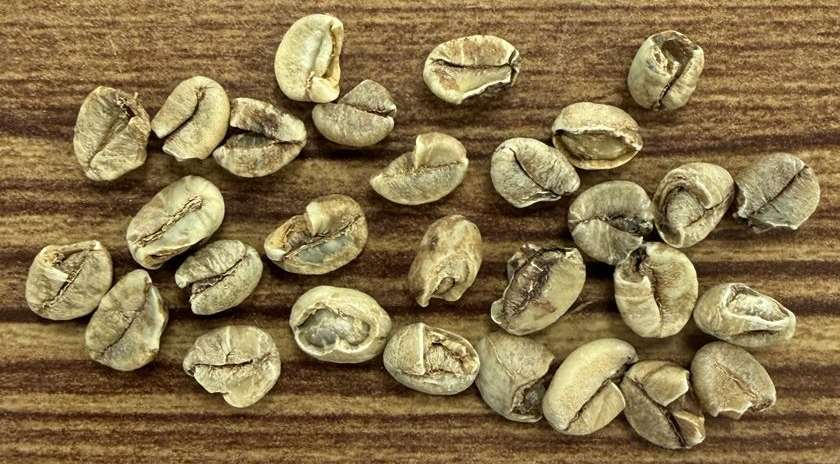
#> input picture Track2/data/_sample/Broken.jpg, 840 x 464 px
$ python -i roi.py   (imports and definitions only)
#> lines starting #> are read from the running program, lines starting #| are printed output that depends on the picture; after the words box and inside, x2 and y2 are one past the last pixel; in counts of white or black regions, pixels touching at a corner belong together
#> further down, picture is the input picture: shape (464, 840, 3); mean B, G, R 75.6, 115.2, 136.6
"""Adaptive ROI for gray paper with a vignette.

Beans are locally darker than a heavy blur of the L channel. A border colour
model fails here: the bottom of the page is darker than the centre, so the
border colour marks the bright paper as foreground. Components that touch the
frame are dropped. If nothing remains, the crop falls back to the centre.
"""

from __future__ import annotations

from dataclasses import dataclass

import cv2
import numpy as np


@dataclass(frozen=True)
class Roi:
    x0: int
    y0: int
    x1: int
    y1: int
    source: str

    @property
    def width(self) -> int:
        return self.x1 - self.x0

    @property
    def height(self) -> int:
        return self.y1 - self.y0


def estimate_roi(
    image: np.ndarray,
    *,
    dark_delta: float = 12.0,
    margin_frac: float = 0.15,
    fallback_frac: float = 0.7,
) -> Roi:
    """Return an inclusive-exclusive crop box in full-image pixels."""
#> called with dark_delta = 12, margin_frac = 0.15, fallback_frac = 0.7
    height, width = image.shape[:2]
#> height = 464; width = 840
    box = _paper_box(image, dark_delta)
    if box is None:
        return _center(width, height, fallback_frac)
    x0, y0, x1, y1 = box
    pad_x = (x1 - x0) * margin_frac
    pad_y = (y1 - y0) * margin_frac
    x0 = max(0, int(np.floor(x0 - pad_x)))
    y0 = max(0, int(np.floor(y0 - pad_y)))
    x1 = min(width, int(np.ceil(x1 + pad_x)))
    y1 = min(height, int(np.ceil(y1 + pad_y)))
    if x1 - x0 < 16 or y1 - y0 < 16:
        return _center(width, height, fallback_frac)
    return Roi(x0, y0, x1, y1, "paper")


def crop_image(image: np.ndarray, roi: Roi) -> np.ndarray:
    return image[roi.y0 : roi.y1, roi.x0 : roi.x1].copy()


def shift_polygon(polygon: np.ndarray, roi: Roi) -> np.ndarray | None:
    """Move a full-image polygon into the crop. Drop it when clipping leaves fewer than 3 points."""
    shifted = polygon.astype(np.float32).copy()
    shifted[:, 0] -= roi.x0
    shifted[:, 1] -= roi.y0
    inside = (
        (shifted[:, 0] >= -1)
        & (shifted[:, 1] >= -1)
        & (shifted[:, 0] <= roi.width)
        & (shifted[:, 1] <= roi.height)
    )
    if int(inside.sum()) < 3:
        return None
    shifted[:, 0] = np.clip(shifted[:, 0], 0, roi.width - 1)
    shifted[:, 1] = np.clip(shifted[:, 1], 0, roi.height - 1)
    unique = np.unique(np.round(shifted).astype(np.int32), axis=0)
    if unique.shape[0] < 3:
        return None
    return shifted


def _paper_box(image: np.ndarray, dark_delta: float) -> tuple[float, float, float, float] | None:
#> called with dark_delta = 12
    height, width = image.shape[:2]
#> height = 464; width = 840
    long_side = max(height, width)
#> long_side = 840
    scale = min(1.0, 1024.0 / float(long_side))
#> scale = 1
    work_w = max(1, int(round(width * scale)))
#> work_w = 840
    work_h = max(1, int(round(height * scale)))
#> work_h = 464
    small = image if scale == 1 else cv2.resize(image, (work_w, work_h), interpolation=cv2.INTER_AREA)
    lightness = cv2.cvtColor(small, cv2.COLOR_BGR2LAB)[:, :, 0].astype(np.float32)
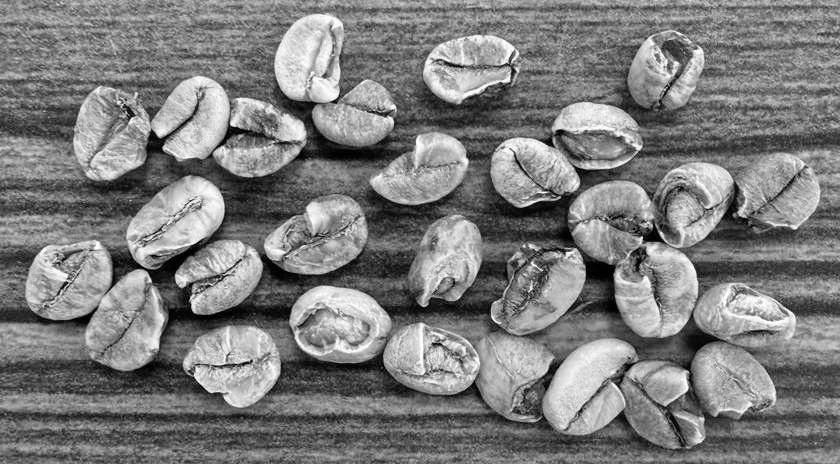
#> lightness: shape (464, 840) float32; min 0, max 254, mean 124.7
    sigma = max(3.0, 0.034 * max(work_w, work_h))
#> sigma = 28.56
    paper = cv2.GaussianBlur(lightness, (0, 0), sigma)
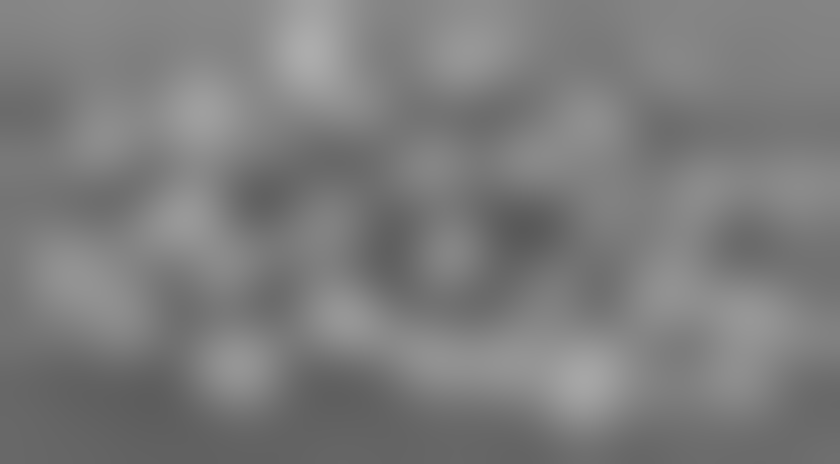
#> paper: shape (464, 840) float32; min 89.7, max 172.5, mean 124.7
    mask = ((paper - lightness) > dark_delta).astype(np.uint8)
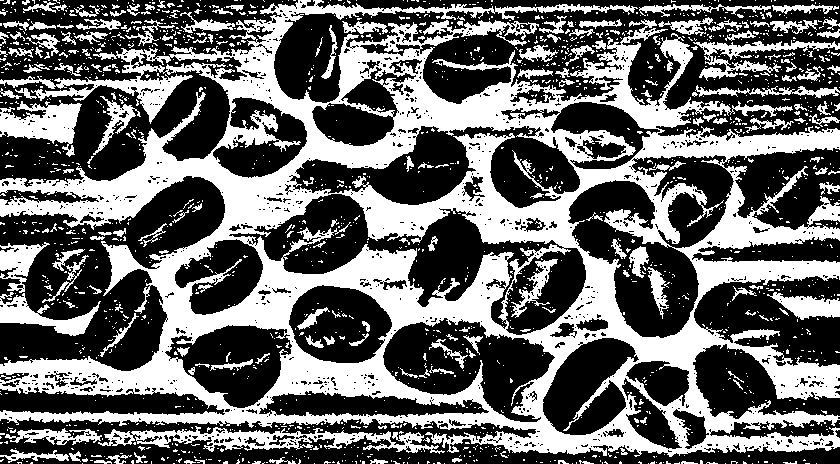
#> mask: shape (464, 840); values 0 (black) and 1 (white), 40.8% white; 1688 white regions (1492 under 20 px), largest, box (x1, y1, x2, y2) and area: (0, 0, 840, 457) 124604, (98, 426, 445, 454) 3511, (0, 100, 82, 157) 2371
    count, labels, stats, _ = cv2.connectedComponentsWithStats(mask, 8)
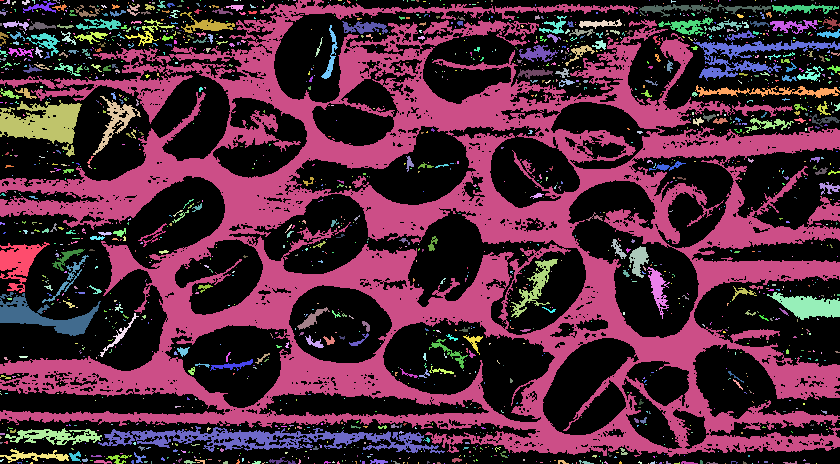
#> labels: shape (464, 840) int32; 1689 distinct labels, from 0 to 1688; one colour per label, 0 black
#> count = 1689; stats = 1689 rows, first 6: [0, 0, 840, 464, 230816], [0, 0, 4, 1, 4], [3, 0, 7, 4, 16], [12, 1, 4, 4, 10], [22, 0, 8, 5, 25], [32, 0, 3, 4, 6]
    band = max(2, int(round(0.015 * min(work_w, work_h))))
#> band = 7
    max_area = 0.15 * work_w * work_h
#> max_area = 58464
    keep = np.zeros(mask.shape, np.uint8)
    for index in range(1, count):
        x, y, box_w, box_h, area = (int(v) for v in stats[index])
        if area < 25 or area > max_area:
            continue
        if x <= band or y <= band or x + box_w >= work_w - band or y + box_h >= work_h - band:
            continue
        keep[labels == index] = 1
#> this loop made 1688 passes
#> (x, y, box_w, box_h, area) on passes 4, 7, 15: (22, 0, 8, 5, 25), (23, 1, 33, 12, 143), (157, 0, 9, 8, 33)
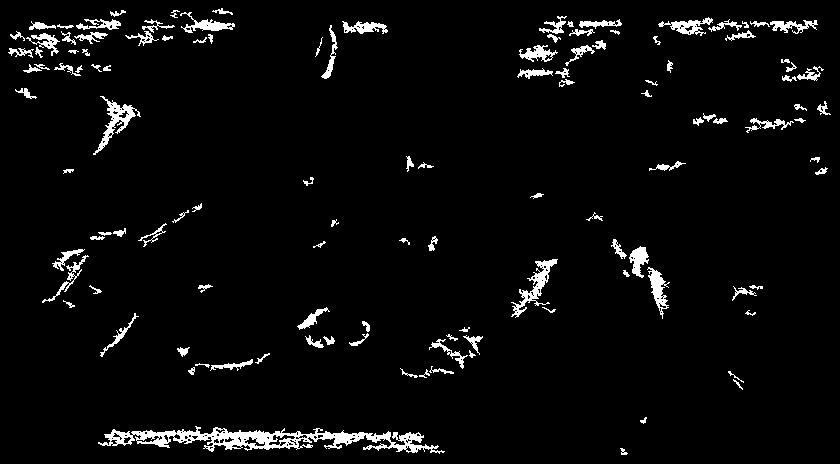
#> keep: shape (464, 840); values 0 (black) and 1 (white), 4% white; 121 white regions, largest, box (x1, y1, x2, y2) and area: (98, 426, 445, 454) 3511, (511, 259, 558, 318) 687, (93, 96, 141, 155) 661
    ys, xs = np.where(keep > 0)
#> ys = 15598 values from 8 to 454; xs = 15598 values, max 830 at index 6265, min 8 at index 4295, mean 374.8
    if xs.size < 50:
        return None
    x0, x1 = np.percentile(xs, [1, 99])
#> x0 = 24; x1 = 817
    y0, y1 = np.percentile(ys, [1, 99])
#> y0 = 16; y1 = 448
    return float(x0 / scale), float(y0 / scale), float(x1 / scale), float(y1 / scale)


def _center(width: int, height: int, frac: float) -> Roi:
    margin_x = int(round(width * (1.0 - frac) / 2))
    margin_y = int(round(height * (1.0 - frac) / 2))
    return Roi(margin_x, margin_y, width - margin_x, height - margin_y, "center")

>>> import cv2
>>> picture = cv2.imread('../../../../../data/_sample/Broken.jpg')
>>> result = estimate_roi(picture)
#> in estimate_roi, `box = _paper_box(image, dark_delta)`: box = (24, 16, 817, 448)
#> in estimate_roi, `x0, y0, x1, y1 = box`: x0 = 24; y0 = 16; x1 = 817; y1 = 448
#> in estimate_roi, `pad_x = (x1 - x0) * margin_frac`: pad_x = 118.9
#> in estimate_roi, `pad_y = (y1 - y0) * margin_frac`: pad_y = 64.8
#> in estimate_roi, `x0 = max(0, int(np.floor(x0 - pad_x)))`: x0 = 0
#> in estimate_roi, `x1 = min(width, int(np.ceil(x1 + pad_x)))`: x1 = 840
#> in estimate_roi, `y1 = min(height, int(np.ceil(y1 + pad_y)))`: y1 = 464

$ run again, on Track2/data/_sample/FullBlack.jpg
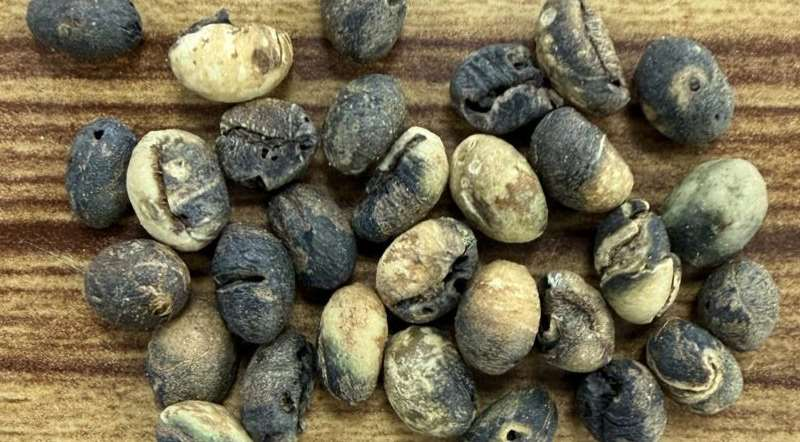
#> input picture Track2/data/_sample/FullBlack.jpg, 800 x 442 px
#> picture is the input picture: shape (442, 800, 3); mean B, G, R 83.7, 109.5, 118.2
#> mask: shape (442, 800); values 0 (black) and 1 (white), 40.3% white; 1464 white regions (1325 under 20 px), largest, box (x1, y1, x2, y2) and area: (0, 0, 800, 442) 120805, (696, 31, 800, 69) 1995, (153, 139, 196, 234) 1137
#> in _paper_box, `count, labels, stats, _ = cv2.connectedComponentsWithStats(mask, 8)`:
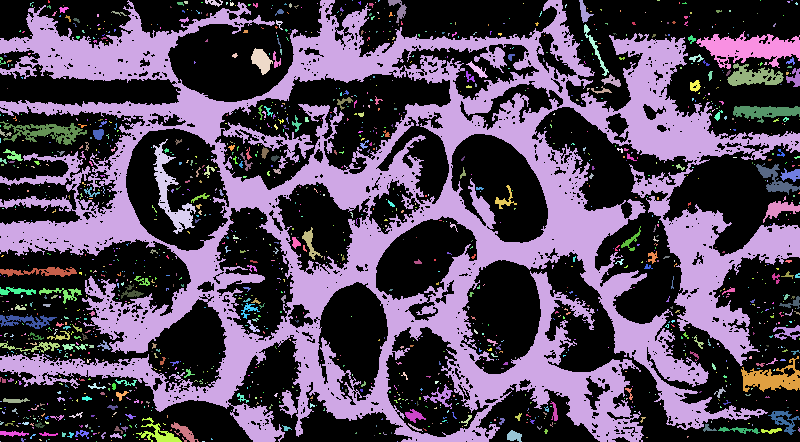
#> labels: shape (442, 800) int32; 1465 distinct labels, from 0 to 1464; one colour per label, 0 black
#> count = 1465; stats = 1465 rows, first 6: [0, 0, 800, 442, 211087], [48, 0, 2, 3, 5], [0, 0, 800, 442, 120805], [184, 1, 4, 3, 11], [205, 0, 18, 7, 63], [230, 0, 1, 1, 1]
#> the loop in _paper_box, `for index in range(1, count):` made 1464 passes
#> (x, y, box_w, box_h, area) on passes 2, 4, 9: (0, 0, 800, 442, 120805), (205, 0, 18, 7, 63), (388, 0, 19, 23, 166)
#> after the loop in _paper_box, `for index in range(1, count):`:
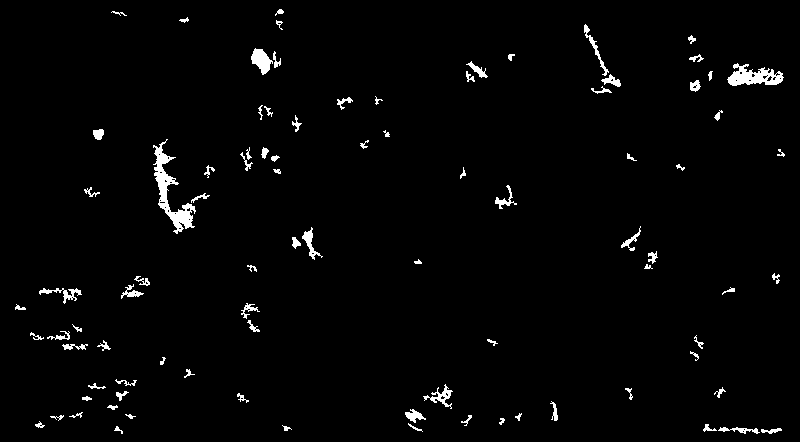
#> keep: shape (442, 800); values 0 (black) and 1 (white), 2% white; 89 white regions, largest, box (x1, y1, x2, y2) and area: (153, 139, 196, 234) 1137, (727, 63, 784, 86) 717, (251, 48, 273, 75) 335
#> ys = 7152 values from 9 to 433; xs = 7152 values, max 784 at index 2595, min 15 at index 5214, mean 376.3
#> in _paper_box, `x0, x1 = np.percentile(xs, [1, 99])`: x0 = 38; x1 = 778
#> in _paper_box, `y0, y1 = np.percentile(ys, [1, 99])`: y0 = 20; y1 = 430
#> box = (38, 20, 778, 430)
#> in estimate_roi, `x0, y0, x1, y1 = box`: x0 = 38; y0 = 20; x1 = 778; y1 = 430
#> pad_x = 111
#> pad_y = 61.5
#> in estimate_roi, `x0 = max(0, int(np.floor(x0 - pad_x)))`: x0 = 0
#> in estimate_roi, `x1 = min(width, int(np.ceil(x1 + pad_x)))`: x1 = 800
#> in estimate_roi, `y1 = min(height, int(np.ceil(y1 + pad_y)))`: y1 = 442

$ run again, on Track2/data/_sample/Hull.jpg
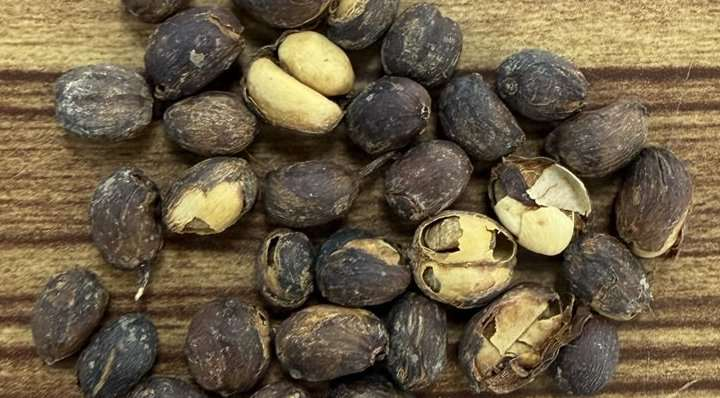
#> input picture Track2/data/_sample/Hull.jpg, 720 x 398 px
#> picture is the input picture: shape (398, 720, 3); mean B, G, R 70.1, 95, 109.5
#> mask: shape (398, 720); values 0 (black) and 1 (white), 37.4% white; 1860 white regions (1680 under 20 px), largest, box (x1, y1, x2, y2) and area: (0, 0, 720, 398) 81697, (578, 64, 720, 91) 2252, (119, 0, 195, 41) 1431
#> in _paper_box, `count, labels, stats, _ = cv2.connectedComponentsWithStats(mask, 8)`:
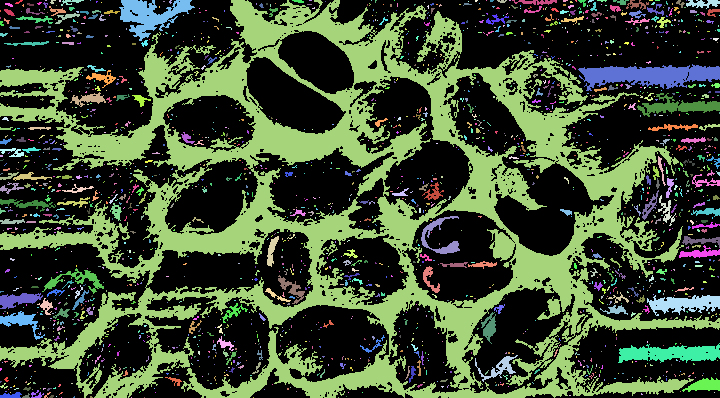
#> labels: shape (398, 720) int32; 1861 distinct labels, from 0 to 1860; one colour per label, 0 black
#> count = 1861; stats = 1861 rows, first 6: [0, 0, 720, 398, 179489], [15, 0, 8, 4, 14], [45, 0, 2, 1, 2], [50, 0, 6, 4, 14], [59, 0, 2, 2, 4], [61, 0, 23, 6, 59]
#> the loop in _paper_box, `for index in range(1, count):` made 1860 passes
#> (x, y, box_w, box_h, area) on passes 5, 8, 11: (61, 0, 23, 6, 59), (119, 0, 76, 41, 1431), (0, 0, 720, 398, 81697)
#> after the loop in _paper_box, `for index in range(1, count):`:
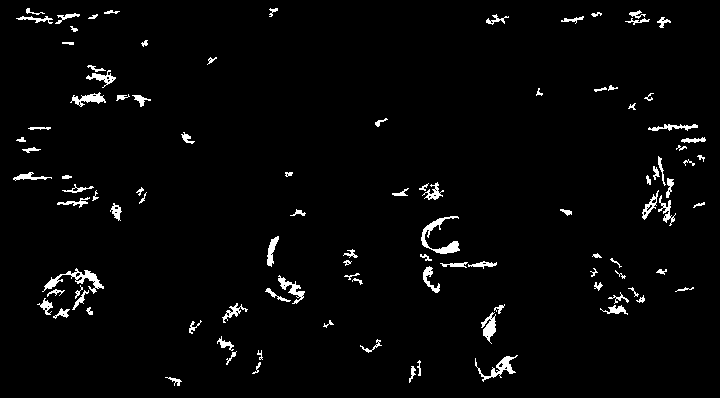
#> keep: shape (398, 720); values 0 (black) and 1 (white), 2.7% white; 101 white regions, largest, box (x1, y1, x2, y2) and area: (421, 216, 460, 254) 437, (42, 268, 104, 294) 426, (475, 355, 518, 382) 309
#> ys = 7612 values from 8 to 385; xs = 7612 values, max 705 at index 1923, min 13 at index 2401, mean 343.9
#> in _paper_box, `x0, x1 = np.percentile(xs, [1, 99])`: x0 = 22.11; x1 = 697
#> in _paper_box, `y0, y1 = np.percentile(ys, [1, 99])`: y0 = 12; y1 = 377
#> box = (22.11, 12, 697, 377)
#> in estimate_roi, `x0, y0, x1, y1 = box`: x0 = 22.11; y0 = 12; x1 = 697; y1 = 377
#> pad_x = 101.2
#> pad_y = 54.75
#> in estimate_roi, `x0 = max(0, int(np.floor(x0 - pad_x)))`: x0 = 0
#> in estimate_roi, `x1 = min(width, int(np.ceil(x1 + pad_x)))`: x1 = 720
#> in estimate_roi, `y1 = min(height, int(np.ceil(y1 + pad_y)))`: y1 = 398

$ run again, on Track2/data/_sample/Parchment.jpg
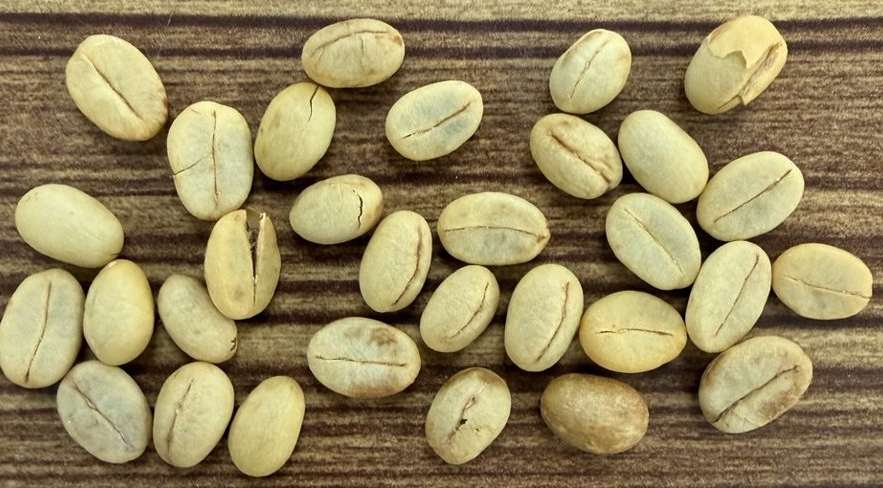
#> input picture Track2/data/_sample/Parchment.jpg, 883 x 488 px
#> picture is the input picture: shape (488, 883, 3); mean B, G, R 93.9, 134.5, 149.3
#> mask: shape (488, 883); values 0 (black) and 1 (white), 37.6% white; 833 white regions (731 under 20 px), largest, box (x1, y1, x2, y2) and area: (0, 11, 883, 488) 149999, (800, 358, 883, 400) 1937, (717, 444, 792, 467) 605
#> in _paper_box, `count, labels, stats, _ = cv2.connectedComponentsWithStats(mask, 8)`:
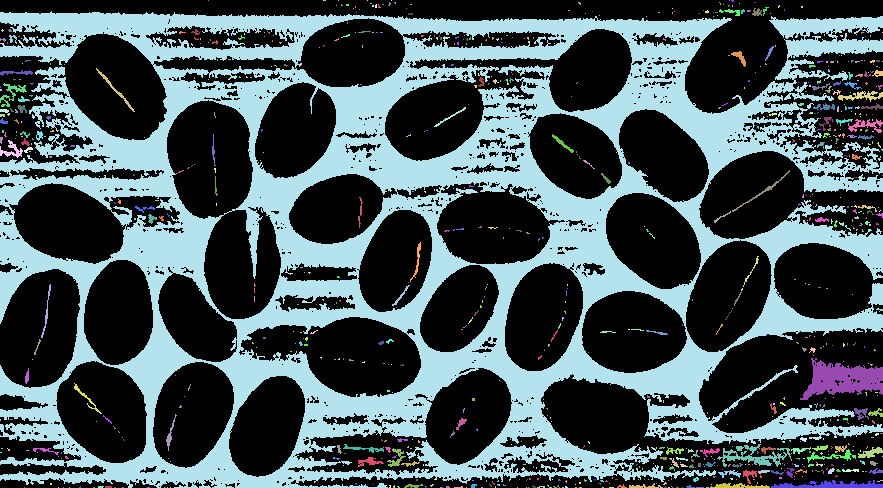
#> labels: shape (488, 883) int32; 834 distinct labels, from 0 to 833; one colour per label, 0 black
#> count = 834; stats = 834 rows, first 6: [0, 0, 883, 488, 269093], [208, 0, 1, 1, 1], [323, 0, 3, 1, 3], [338, 0, 1, 1, 1], [367, 0, 1, 1, 1], [391, 0, 1, 1, 1]
#> the loop in _paper_box, `for index in range(1, count):` made 833 passes
#> (x, y, box_w, box_h, area) on passes 28, 34, 36: (763, 7, 6, 9, 20), (719, 9, 21, 7, 63), (752, 8, 10, 8, 52)
#> after the loop in _paper_box, `for index in range(1, count):`:
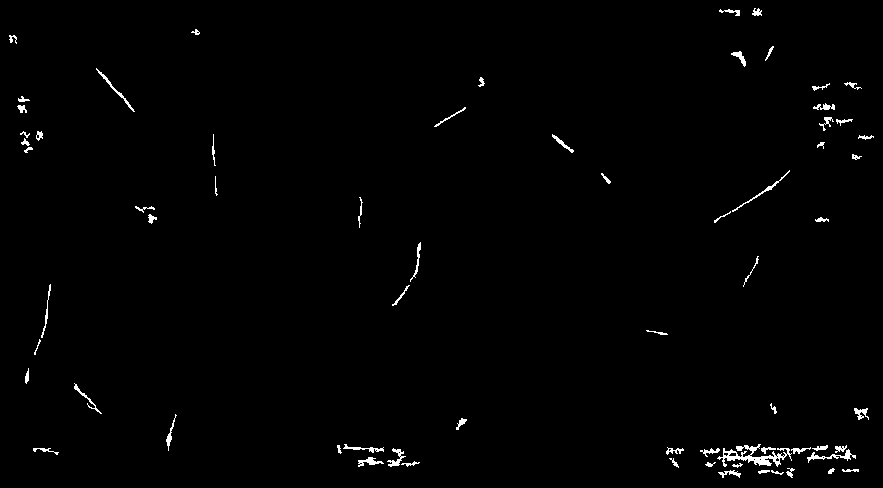
#> keep: shape (488, 883); values 0 (black) and 1 (white), 1% white in thin lines or dots
#> ys = 4419 values from 8 to 477; xs = 4419 values, max 873 at index 1007, min 9 at index 142, mean 549.5
#> in _paper_box, `x0, x1 = np.percentile(xs, [1, 99])`: x0 = 18; x1 = 864
#> in _paper_box, `y0, y1 = np.percentile(ys, [1, 99])`: y0 = 11; y1 = 474
#> box = (18, 11, 864, 474)
#> in estimate_roi, `x0, y0, x1, y1 = box`: x0 = 18; y0 = 11; x1 = 864; y1 = 474
#> pad_x = 126.9
#> pad_y = 69.45
#> in estimate_roi, `x0 = max(0, int(np.floor(x0 - pad_x)))`: x0 = 0
#> in estimate_roi, `x1 = min(width, int(np.ceil(x1 + pad_x)))`: x1 = 883
#> in estimate_roi, `y1 = min(height, int(np.ceil(y1 + pad_y)))`: y1 = 488
